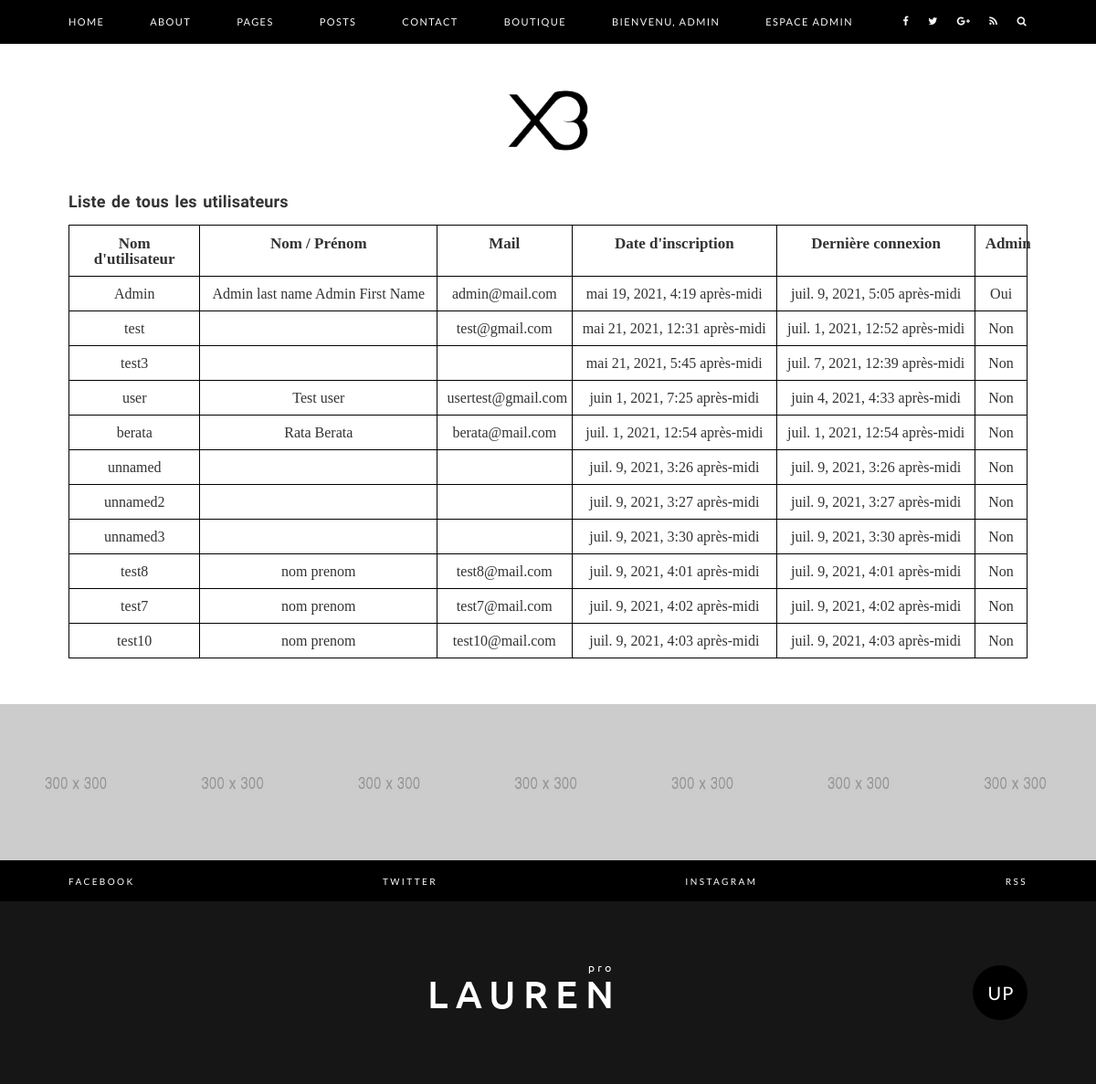
The app's page /user-list (signed in) with its own data.
### account/models.py (models this page shows, shortened)
class Account(models.Model):
    user = models.ForeignKey(User, verbose_name='Associated user', on_delete=models.CASCADE)
    userId = models.IntegerField(null=True)

### account/decorators.py (the view)
    def wrapper_function(request, *args, **kwargs):
        group = None
        if request.user.groups.exists():
            group = request.user.groups.all()[0].name
        if group == 'admin':
            return view_func(request, *args, **kwargs)
        else:
            return redirect('home')

### blog/views.py (called while the page is built)
@admin_only
def user_list(request):
    users = Account.objects.all()
    context = {'users': users}
    return render(request, 'account/user-list.html', context)

### templates/account/user-list.html (shortened to what this page needs)
{% extends 'base/main.html' %}
{% block contenu %}
<div class="main-content">
    <div class="container">
        <h1>Liste de tous les utilisateurs</h1><br>
        <table>
            <thead>
            <tr>
                <th>Nom d'utilisateur</th>
                <th>Nom / Prénom</th>
                <th>Mail</th>
                <th>Date d'inscription</th>
                <th>Dernière connexion</th>
                <th>Admin</th>
            </tr>
            </thead>
            {% for user in users %}
            <tr>
                <td>
                    <a href="{% url 'user-profile' user.user.id %}">{{ user.user }}</a>
                </td>
                <td>
                    {{ user.user.last_name }} {{ user.user.first_name }}
                </td>
                <td>
                    {{ user.user.email }}
                </td>
                <td>
                    {{ user.user.date_joined }}
                </td>
                <td>
                    {{ user.user.last_login }}
                </td>
                <td>
                    {% for group in user.user.groups.all %}
                    {% if group.name == 'admin' %}
                    Oui
                    {% endif %}
                    {% empty %}
                    Non
                    {% endfor %}
                </td>
            </tr>
            {% endfor %}
        </table>
    </div>
</div>
{% endblock %}

### templates/base/header.html (shortened to what this page needs)
<header class="main-header">
    <div class="lauren-main-menu">
        <div class="container">
            <nav class="lauren-menu">
                <ul class="main-menu">
                    <li><a href="{% url 'home' %}">Home</a>
                    </li>
                    <li><a href="{% url 'aboutPage' %}">About</a></li>
                    <li><a href="#">Pages</a>
                    </li>
                    <li><a href="{% url 'post-list' %}">Posts</a></li>
                    <li><a href="{% url 'contact' %}">Contact</a></li>
                    <li><a href="{% url 'home-shop' %}">Boutique</a></li>
                    {% if request.user.is_anonymous %}
                    <li><a href="{% url 'sign_in' %}">Inscription</a></li>
                    <li><a href="{% url 'login' %}">Connexion</a></li>
                    {% else %}
                    <li><a href="#">Bienvenu, {{ request.user }}</a>
                    </li>
                    {% endif %}
                    {% for group in request.user.groups.all %}
                       {% if group.name == 'admin' %}
                            <li><a href="#">Espace Admin</a>
                            </li>
                       {% endif %}
                    {% endfor %}
                </ul>
                <ul class="menu-icons">
                    <li><a href="#"><i class="fa fa-facebook"></i></a></li>
                    <li><a href="#"><i class="fa fa-twitter"></i></a></li>
                    <li><a href="#"><i class="fa fa-google-plus"></i></a></li>
                    <li><a href="#"><i class="fa fa-rss"></i></a></li>
                    <li class="search-icon"><input class="search-box" placeholder="Search Anything.." type="text"><i
                            class="fa fa-search"></i></li>
                </ul>
            </nav>
        </div>
    </div>
    {% load static %}
    <div class="lauren-logo">
        <div class="container">
            <a href="{% url 'home' %}"><img src="{% static 'images/logo-xdeberata.png' %}" alt="Main Logo"
                                            style="width: 100px; height: auto"></a>
        </div>
    </div>
</header>

### static/css/style-main.css (style rules this page uses)
html, body, div, span, applet, object, iframe, h1, h2, h3, h4, h5, h6, p, blockquote, pre, a, abbr, acronym, address, big, cite, code, del, dfn, em, img, ins, kbd, q, s, samp, small, strike, strong, sub, sup, tt, var, b, u, i, center, dl, dt, dd, ol, ul, li, fieldset, form, label, legend, table, caption, tbody, tfoot, thead, tr, th, td, article, aside, canvas, details, embed, figure, figcaption, footer, header, hgroup, menu, nav, output, ruby, section, summary, time, mark, audio, video { margin: 0; padding: 0; border: 0; font-size: 100%; font: inherit; vertical-align: baseline; }
article, aside, details, figcaption, figure, footer, header, hgroup, menu, nav, section { display: block; }
body { line-height: 1; }
ol, ul { list-style: none; }
table { border-collapse: collapse; border-spacing: 0; }
body { overflow-x:hidden; position: relative; }
body * { outline:none!important }
h1, h2, h3, h4, h5, h6 { color: #333; font-family: 'Ubuntu', sans-serif; line-height: 1; letter-spacing: .2px; word-spacing: 1.8px; font-weight: 700; }
h1 { font-size: 18px; }
img { max-width: 100%; height: auto; vertical-align: middle; }
ul li, ol li { font-size: 11px; font-family: 'Lato', sans-serif; font-weight: 400; letter-spacing: 1.4px; }
a { color: #333 }
.container { max-width: 1080px; }
.menu-icons i, .main-menu li a, .footer-social-links ul li a { -webkit-transition: all .25s ease-in-out; transition: all .25s ease-in-out; }
.lauren-main-menu { background-color: #000; }
.main-menu { list-style: none; position: relative; float: left; margin: 0; padding: 0; background-color: #000; border-bottom: 1px solid #000; }
.main-menu li { position: relative; float: left; margin:0; padding: 0; }
.main-menu > li { margin-right: 30px; }
.main-menu li a { display: block; color: #f7f7f7; text-transform: uppercase; text-decoration: none; padding: 18px 10px; }
.main-menu > li:first-child a { padding-left: 0; }
.menu-icons { list-style: none; position: relative; float: right; margin: 0; padding: 0; background-color: #000; border-bottom: 1px solid #000; }
.menu-icons li { position: relative; float: left; margin: 0; padding: 0; }
.menu-icons li i { display: block; color: #f7f7f7; text-transform: uppercase; text-decoration: none; padding: 18px 10px; }
.menu-icons > li:last-child i { padding-right: 0; }
.search-icon i { cursor: pointer; }
.lauren-logo { text-align: center; margin: 40px 0; }

### templates/account/user-list.html (style rules this page uses)
table, th, td { border: 1.5px solid black; padding: 1%; border-collapse: collapse; text-align: center }
table { width: 100%; }
thead, tfoot { font-weight: bold; font-size: 17px; }

### records on screen
Account: user "Admin", user.last_name "Admin last name", user.first_name "Admin First Name", user.email "admin@mail.com", user.date_joined "mai 19, 2021, 4:19 après-midi", user.last_login "juil. 9, 2021, 5:05 après-midi"
Account: user "test", user.email "test@gmail.com", user.date_joined "mai 21, 2021, 12:31 après-midi", user.last_login "juil. 1, 2021, 12:52 après-midi"
Account: user "test3", user.date_joined "mai 21, 2021, 5:45 après-midi", user.last_login "juil. 7, 2021, 12:39 après-midi"
Account: user "user", user.last_name "Test", user.first_name "user", user.email "usertest@gmail.com", user.date_joined "juin 1, 2021, 7:25 après-midi", user.last_login "juin 4, 2021, 4:33 après-midi"
Account: user "berata", user.last_name "Rata", user.first_name "Berata", user.email "berata@mail.com", user.date_joined "juil. 1, 2021, 12:54 après-midi", user.last_login "juil. 1, 2021, 12:54 après-midi"
Account: user "unnamed", user.date_joined "juil. 9, 2021, 3:26 après-midi", user.last_login "juil. 9, 2021, 3:26 après-midi"
Account: user "unnamed2", user.date_joined "juil. 9, 2021, 3:27 après-midi", user.last_login "juil. 9, 2021, 3:27 après-midi"
Account: user "unnamed3", user.date_joined "juil. 9, 2021, 3:30 après-midi", user.last_login "juil. 9, 2021, 3:30 après-midi"
Account: user "test8", user.last_name "nom", user.first_name "prenom", user.email "test8@mail.com", user.date_joined "juil. 9, 2021, 4:01 après-midi", user.last_login "juil. 9, 2021, 4:01 après-midi"
Account: user "test7", user.last_name "nom", user.first_name "prenom", user.email "test7@mail.com", user.date_joined "juil. 9, 2021, 4:02 après-midi", user.last_login "juil. 9, 2021, 4:02 après-midi"
Account: user "test10", user.last_name "nom", user.first_name "prenom", user.email "test10@mail.com", user.date_joined "juil. 9, 2021, 4:03 après-midi", user.last_login "juil. 9, 2021, 4:03 après-midi"

### other values on screen
{{ request.user }} "ADMIN"
